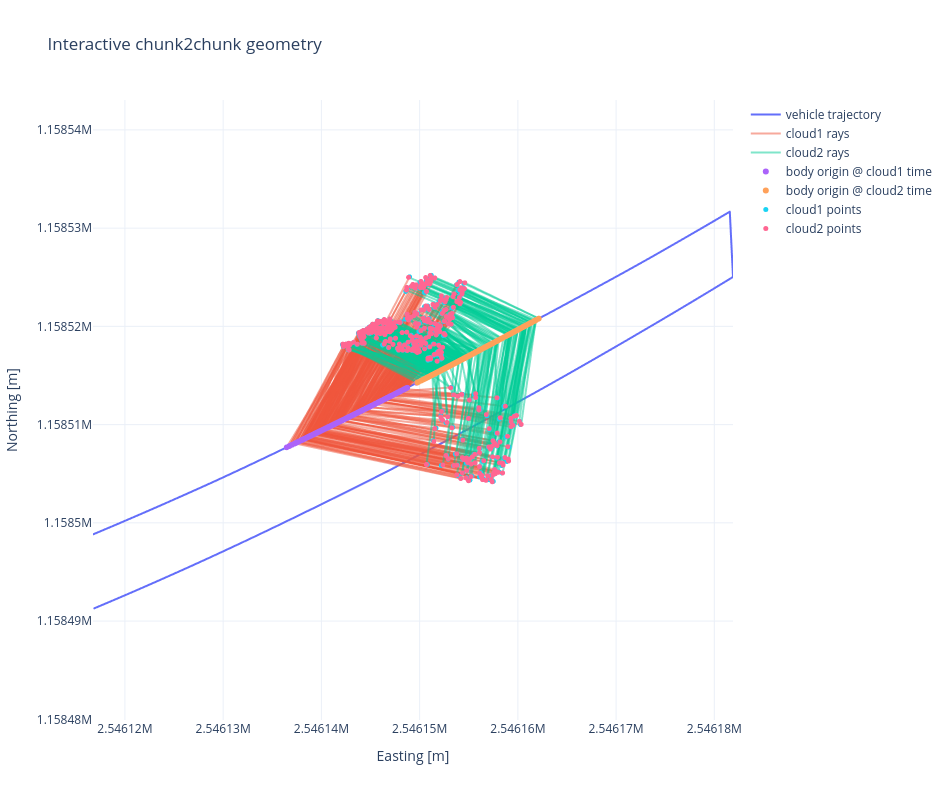

The notebook cell this image was saved under:
### Code cell
step = max(1, len(df) // 500)
idx = np.arange(0, len(df), step)

x_all = np.concatenate([
    pcd_body1_origin[:, 1], pcd_body2_origin[:, 1],
    pcd_cloud1[:, 1],       pcd_cloud2[:, 1]
])
y_all = np.concatenate([
    pcd_body1_origin[:, 2], pcd_body2_origin[:, 2],
    pcd_cloud1[:, 2],       pcd_cloud2[:, 2]
])

margin = 20.0
xmin, xmax = x_all.min() - margin, x_all.max() + margin
ymin, ymax = y_all.min() - margin, y_all.max() + margin

traj_mask = (
    (traj_xyz[:, 0] >= xmin) & (traj_xyz[:, 0] <= xmax) &
    (traj_xyz[:, 1] >= ymin) & (traj_xyz[:, 1] <= ymax)
)
traj_local = traj_xyz[traj_mask]

cloud1_ray_x, cloud1_ray_y = [], []
cloud2_ray_x, cloud2_ray_y = [], []

for i in idx:
    cloud1_ray_x += [pcd_body1_origin[i, 1], pcd_cloud1[i, 1], None]
    cloud1_ray_y += [pcd_body1_origin[i, 2], pcd_cloud1[i, 2], None]

    cloud2_ray_x += [pcd_body2_origin[i, 1], pcd_cloud2[i, 1], None]
    cloud2_ray_y += [pcd_body2_origin[i, 2], pcd_cloud2[i, 2], None]

fig = go.Figure()

fig.add_trace(go.Scattergl(
    x=traj_local[:, 0],
    y=traj_local[:, 1],
    mode="lines",
    name="vehicle trajectory"
))

fig.add_trace(go.Scattergl(
    x=cloud1_ray_x,
    y=cloud1_ray_y,
    mode="lines",
    name="cloud1 rays",
    opacity=0.5
))

fig.add_trace(go.Scattergl(
    x=cloud2_ray_x,
    y=cloud2_ray_y,
    mode="lines",
    name="cloud2 rays",
    opacity=0.5
))

fig.add_trace(go.Scattergl(
    x=pcd_body1_origin[idx, 1],
    y=pcd_body1_origin[idx, 2],
    mode="markers",
    name="body origin @ cloud1 time",
    marker=dict(size=6),
    text=[f"i={i}<br>t={pcd_body1_origin[i,0]:.3f}" for i in idx],
    hovertemplate="body1 origin<br>E=%{x:.3f}<br>N=%{y:.3f}<br>%{text}<extra></extra>"
))

fig.add_trace(go.Scattergl(
    x=pcd_body2_origin[idx, 1],
    y=pcd_body2_origin[idx, 2],
    mode="markers",
    name="body origin @ cloud2 time",
    marker=dict(size=6),
    text=[f"i={i}<br>t={pcd_body2_origin[i,0]:.3f}" for i in idx],
    hovertemplate="body2 origin<br>E=%{x:.3f}<br>N=%{y:.3f}<br>%{text}<extra></extra>"
))

fig.add_trace(go.Scattergl(
    x=pcd_cloud1[idx, 1],
    y=pcd_cloud1[idx, 2],
    mode="markers",
    name="cloud1 points",
    marker=dict(size=5),
    text=[f"i={i}<br>range={np.linalg.norm(ray_cloud1[i]):.2f} m" for i in idx],
    hovertemplate="cloud1 point<br>E=%{x:.3f}<br>N=%{y:.3f}<br>%{text}<extra></extra>"
))

fig.add_trace(go.Scattergl(
    x=pcd_cloud2[idx, 1],
    y=pcd_cloud2[idx, 2],
    mode="markers",
    name="cloud2 points",
    marker=dict(size=5),
    text=[f"i={i}<br>range={np.linalg.norm(ray_cloud2[i]):.2f} m" for i in idx],
    hovertemplate="cloud2 point<br>E=%{x:.3f}<br>N=%{y:.3f}<br>%{text}<extra></extra>"
))

fig.update_layout(
    title="Interactive chunk2chunk geometry",
    xaxis_title="Easting [m]",
    yaxis_title="Northing [m]",
    template="plotly_white",
    width=950,
    height=800,
    dragmode="zoom"
)

fig.update_yaxes(scaleanchor="x", scaleratio=1)
fig.show()

### Figure 1 — Plotly figure (JSON) as saved in the notebook; plotly's stock layout.template omitted (floating-point values rounded to 4 significant figures; data arrays with more than 128 entries replaced by an {"elided": "..."} marker saying what was removed)
{"data": [{"mode": "lines", "name": "vehicle trajectory", "type": "scattergl", "x": {"elided": "196 float values"}, "y": {"elided": "196 float values"}}, {"mode": "lines", "name": "cloud1 rays", "opacity": 0.5, "type": "scattergl", "x": {"elided": "1074 float values"}, "y": {"elided": "1074 float values"}}, {"mode": "lines", "name": "cloud2 rays", "opacity": 0.5, "type": "scattergl", "x": {"elided": "1074 float values"}, "y": {"elided": "1074 float values"}}, {"hovertemplate": "body1 origin<br>E=%{x:.3f}<br>N=%{y:.3f}<br>%{text}<extra></extra>", "marker": {"size": 6}, "mode": "markers", "name": "body origin @ cloud1 time", "text": {"elided": "358 str values"}, "type": "scattergl", "x": {"elided": "358 float values"}, "y": {"elided": "358 float values"}}, {"hovertemplate": "body2 origin<br>E=%{x:.3f}<br>N=%{y:.3f}<br>%{text}<extra></extra>", "marker": {"size": 6}, "mode": "markers", "name": "body origin @ cloud2 time", "text": {"elided": "358 str values"}, "type": "scattergl", "x": {"elided": "358 float values"}, "y": {"elided": "358 float values"}}, {"hovertemplate": "cloud1 point<br>E=%{x:.3f}<br>N=%{y:.3f}<br>%{text}<extra></extra>", "marker": {"size": 5}, "mode": "markers", "name": "cloud1 points", "text": {"elided": "358 str values"}, "type": "scattergl", "x": {"elided": "358 float values"}, "y": {"elided": "358 float values"}}, {"hovertemplate": "cloud2 point<br>E=%{x:.3f}<br>N=%{y:.3f}<br>%{text}<extra></extra>", "marker": {"size": 5}, "mode": "markers", "name": "cloud2 points", "text": {"elided": "358 str values"}, "type": "scattergl", "x": {"elided": "358 float values"}, "y": {"elided": "358 float values"}}], "layout": {"dragmode": "zoom", "height": 800, "title": {"text": "Interactive chunk2chunk geometry"}, "width": 950, "xaxis": {"title": {"text": "Easting [m]"}}, "yaxis": {"scaleanchor": "x", "scaleratio": 1, "title": {"text": "Northing [m]"}}}}
